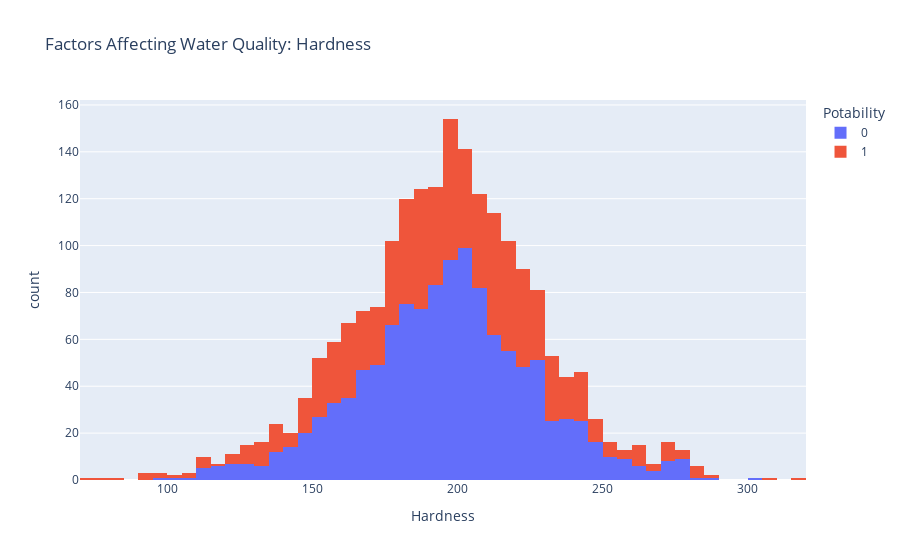

This figure's notebook cell:
### Markdown cell above
#### 3. Create a histogram chart to visualize the distribution of water hardness

### Code cell
px.histogram(waterdf, x = "Hardness", color = "Potability", title= "Factors Affecting Water Quality: Hardness")

### Figure 1 — Plotly figure (JSON) as saved in the notebook; plotly's stock layout.template omitted (floating-point values rounded to 4 significant figures; data arrays with more than 128 entries replaced by an {"elided": "..."} marker saying what was removed)
{"data": [{"bingroup": "x", "hovertemplate": "Potability=0<br>Hardness=%{x}<br>count=%{y}<extra></extra>", "legendgroup": "0", "marker": {"color": "#636efa", "pattern": {"shape": ""}}, "name": "0", "orientation": "v", "showlegend": true, "type": "histogram", "x": {"elided": "1200 float values"}, "xaxis": "x", "yaxis": "y"}, {"bingroup": "x", "hovertemplate": "Potability=1<br>Hardness=%{x}<br>count=%{y}<extra></extra>", "legendgroup": "1", "marker": {"color": "#EF553B", "pattern": {"shape": ""}}, "name": "1", "orientation": "v", "showlegend": true, "type": "histogram", "x": {"elided": "811 float values"}, "xaxis": "x", "yaxis": "y"}], "layout": {"barmode": "relative", "legend": {"title": {"text": "Potability"}, "tracegroupgap": 0}, "title": {"text": "Factors Affecting Water Quality: Hardness"}, "xaxis": {"anchor": "y", "domain": [0, 1], "title": {"text": "Hardness"}}, "yaxis": {"anchor": "x", "domain": [0, 1], "title": {"text": "count"}}}}
